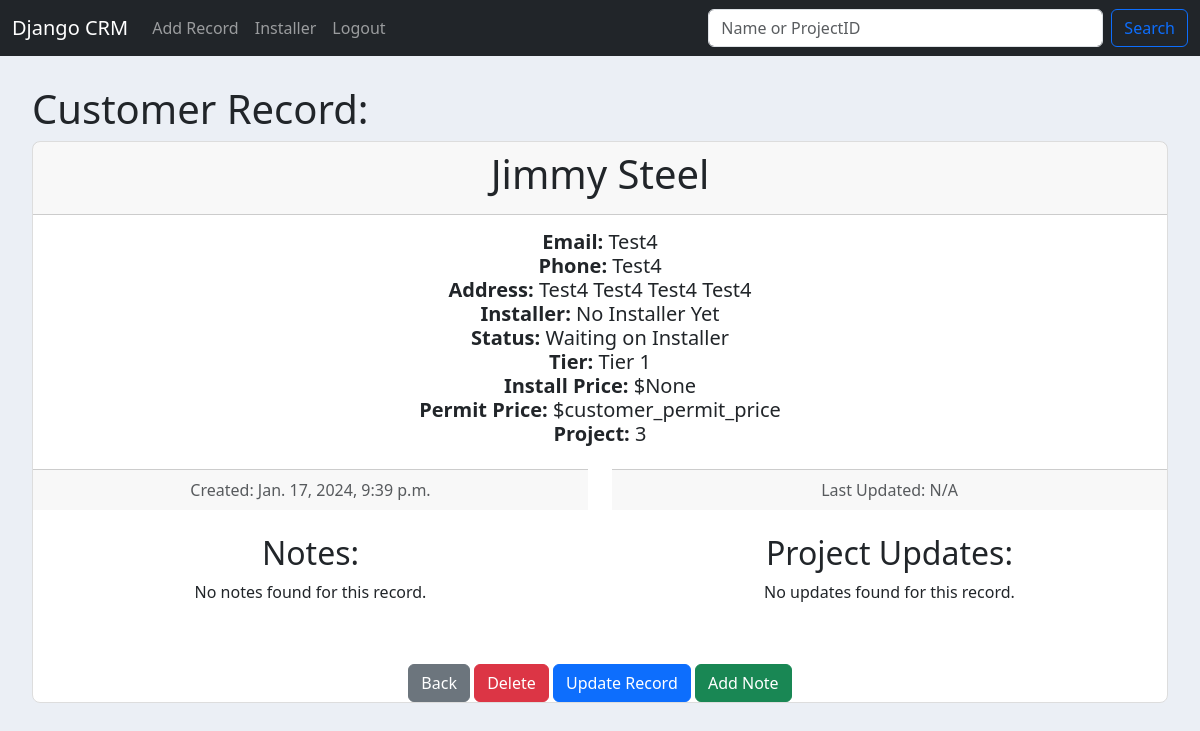
Page /record/3 (signed in) on the earlier database version.
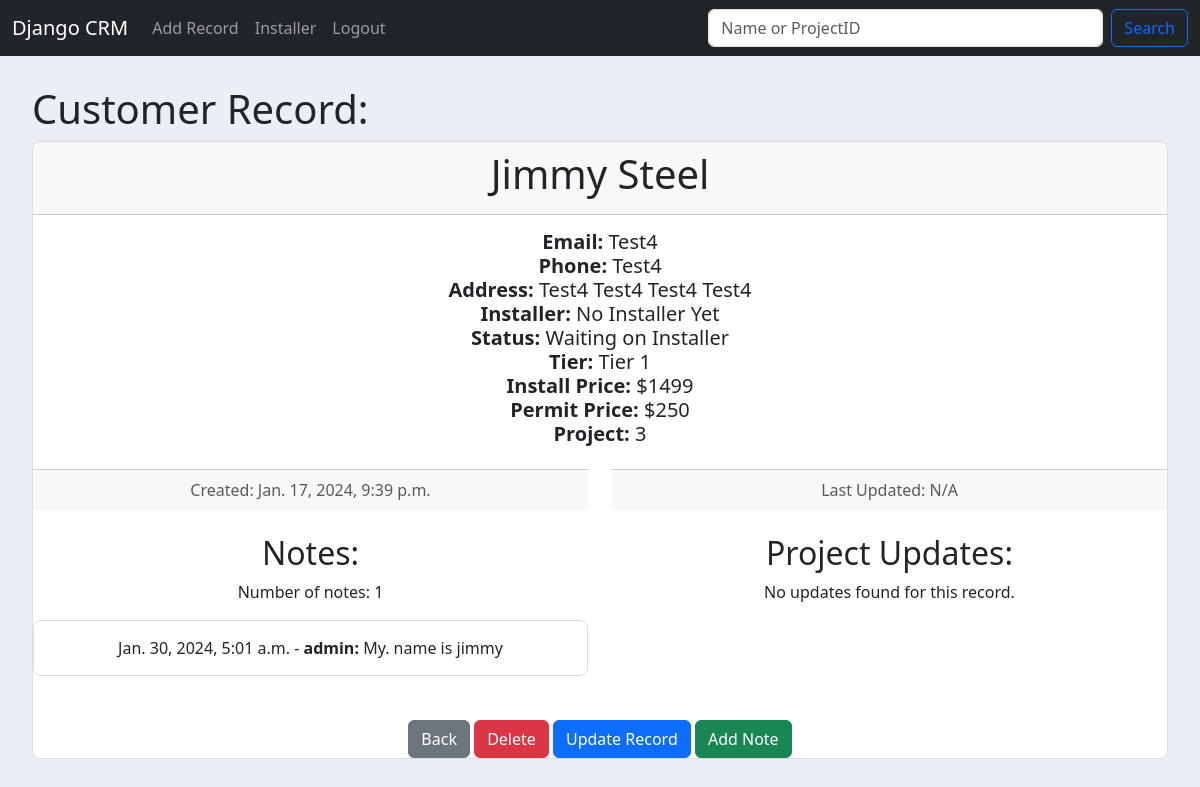
Same page on the later database version.
### website/models.py (models this page shows, shortened)
class Record(models.Model):
    created_at = models.DateTimeField(auto_now_add=True)
    first_name = models.CharField(max_length=50)
    last_name = models.CharField(max_length=50)
    email = models.CharField(max_length=75)
    phone = models.CharField(max_length=12)
    address = models.CharField(max_length=100)
    city = models.CharField(max_length=50)
    state = models.CharField(max_length=25)
    zipcode = models.CharField(max_length=10)
    installer_name = models.CharField(max_length=50, default='No Installer Yet')
    project_status = models.CharField(max_length=50, choices=PROJECT_STATUS, default='Waiting on Survey')
    previous_project_status = models.CharField(max_length=50, choices=PROJECT_STATUS, default='Waiting on Survey')
    project_tier = models.CharField(max_length=50, choices=PROJECT_TIERS, default=' ')
    installer_price = models.IntegerField(default=' ', null=True)
    installer_permit = models.IntegerField(default=' ', null=True)
    customer_permit = models.IntegerField(default=' ', null=True)
    customer_price = models.IntegerField(default=' ', null=True)

class RecordNote(models.Model):
    record = models.ForeignKey(Record, on_delete=models.CASCADE)
    note = models.TextField()
    created_at = models.DateTimeField(auto_now_add=True)
    user = models.ForeignKey(User, on_delete=models.CASCADE, null=True, blank=True)
    class Meta:
        ordering = ['-created_at']

### website/views.py (the view)
# urls.py: path("record/<int:pk>", views.customer_record, name='customer_record'),
def customer_record(request, pk):
    if request.user.is_authenticated:
        customer_record = get_object_or_404(Record, id=pk)
        record_notes = RecordNote.objects.filter(record=customer_record)
        project_updates = ProjectUpdate.objects.filter(record=customer_record).order_by('-updated_at')  # Order by latest update first
        return render(request, 'record.html', {
            'customer_record': customer_record,
            'record_notes': record_notes,
            'project_updates': project_updates,
        })
    else:
        messages.success(request, "You must be logged in to see that record!", extra_tags='success')
        return redirect('home')

### website/templates/record.html
{% extends 'base.html' %}
{% block content %}
  <h1> Customer Record: </h1>
  <div class="card text-center">
    <div class="card-header">
      <h1>{{ customer_record.first_name }} {{ customer_record.last_name }} </h1>
    </div>
    <div class="card-body">
      <h5 class="card-title">
        <strong> Email: </strong> {{ customer_record.email }} <br>
        <strong> Phone: </strong> {{ customer_record.phone }} <br>
        <strong> Address:</strong> {{ customer_record.address }}
          {{ customer_record.city }}
          {{ customer_record.state }}
          {{ customer_record.zipcode }} <br>
        <strong> Installer: </strong> {{ customer_record.installer_name }} <br>
        <strong> Status: </strong> {{ customer_record.project_status }} <br>
        <strong> Tier: </strong> {{ customer_record.project_tier }} <br>
        <strong> Install Price: </strong> ${{ customer_record.customer_price }} <br>
        <strong> Permit Price: </strong> ${{ customer_record.customer_permit }} <br>
        <strong> Project: </strong> {{ customer_record.id }} <br>
      </h5>
    </div>
<div class="row">
  <div class="col-md-6">
      <div class="card-footer text-body-secondary">
          Created: {{ customer_record.created_at }}
      </div>
      <br>
      <h2>Notes:</h2>
      {% if record_notes %}
          <p>Number of notes: {{ record_notes|length }}</p>
          {% for note in record_notes %}
              <div class="card">
                  <div class="card-body">
                      <p class="card-text">{{ note.created_at }} - <strong> {{ note.user.username }}:</strong> {{ note.note }}</p>
                  </div>
              </div>
          {% endfor %}
      {% else %}
          <p>No notes found for this record.</p>
      {% endif %}
  </div>
  <div class="col-md-6">
      <div class="card-footer text-body-secondary">
          Last Updated: {{ project_updates.0.updated_at|default:"N/A" }}
      </div>
      <br>
      <h2>Project Updates:</h2>
    {% if project_updates %}
        <p>Number of updates: {{ project_updates|length }}</p>
        {% for update in project_updates %}
            <div class="card">
                <div class="card-body">
                    <p class="card-text">{{ update.updated_at }} - <strong>{{ update.user.username }}:</strong> {{ update.update_text }}</p>
                </div>
            </div>
        {% endfor %}
    {% else %}
        <p>No updates found for this record.</p>
    {% endif %}
</div>
</div>
    <br>
  <center>
    <a href="{% url 'home' %}" class ="btn btn-secondary">Back</a>
    <a href="{% url 'delete_record' customer_record.id %}" class ="btn btn-danger">Delete</a>
    <a href="{% url 'update_record' customer_record.id %}" class ="btn btn-primary">Update Record</a>
    <a href="{% url 'add_note' customer_record.id %}" class="btn btn-success">Add Note</a>
  </center>
{% endblock %}

### website/templates/base.html (shortened to what this page needs)
<!doctype html>
<html lang="en">
<head>
    <link href="https://cdn.jsdelivr.net/npm/bootstrap@5.3.2/dist/css/bootstrap.min.css" rel="stylesheet">
    <link href="https://cdn.jsdelivr.net/npm/bootstrap@5.3.0/dist/css/bootstrap-icons.css" rel="stylesheet">
</head>
<body>
    {% include 'navbar.html' %}
    <div class="container-fluid">
        <div class="container-fluid-content">
            <br>
            {% block content %}
            {% endblock %}
        </div>
    </div>
</body>
</html>

### website/templates/navbar.html (shortened to what this page needs)
<nav class="navbar navbar-expand-lg navbar-dark bg-dark">
    <div class="container-fluid">
      <a class="navbar-brand" href="{% url 'home' %}">Django CRM</a>
      <div class="collapse navbar-collapse" id="navbarSupportedContent">
        <ul class="navbar-nav me-auto mb-2 mb-lg-0">
          {% if  user.is_authenticated %}
            <li class="nav-item">
              <a class="nav-link" href="{% url 'add_record' %}">Add Record</a>
            </li>
            <li class="nav-item">
              <a class="nav-link" href="{% url 'installer_dashboard' %}">Installer</a>
            </li>
            <li class="nav-item">
              <a class="nav-link" href="{% url 'logout' %}">Logout</a>
            </li>
          {% endif %}
        </ul>
        {% if  user.is_authenticated %}
        <form class="d-flex" role="search">
          <input class="form-control me-2" name="q" type="search" placeholder="Name or ProjectID" aria-label="Search" value="{{ search_query }}" size="35">
          <button class="btn btn-outline-primary my-2 my-sm-0" type="submit" >Search</button>
        </form>
       {%endif%}
    </div>
  </div>
</nav>

### website/templates/base.html (style rules this page uses)
body { background-color: #ebeff5; }
.row { margin-bottom: 20px; }
.card { border: 1px solid #ddd; border-radius: 8px; }
.card-body { padding: 15px; }
a { text-decoration: none; color: #007bff; }
.container-fluid-content { padding: 5px 20px 5px 20px; }

Differences in the rows shown:
changed Record "Jimmy": customer_price "None" → "1499"; customer_permit "customer_permit_price" → "250"
added RecordNote: created_at "Jan. 30, 2024, 5:01 a.m.", user.username "admin", note "My. name is jimmy"
Other differences:
{{ record_notes|length }}: (not shown) → "1"
text no longer shown: "No notes found for this record."
text now shown: "Number of notes:"
